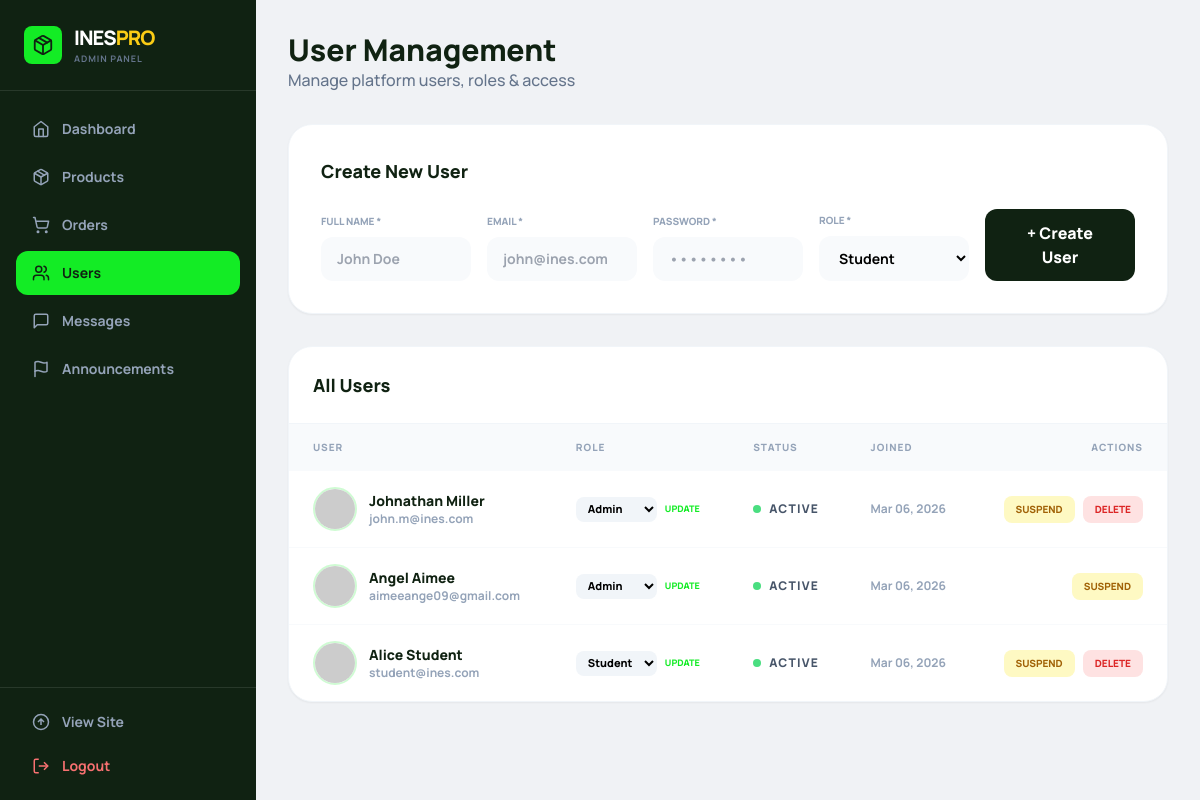
The app's page /users.php (signed in) with its own data.
### tables this page shows
CREATE TABLE `users` (
  `id` int(11) NOT NULL,
  `name` varchar(255) NOT NULL,
  `email` varchar(255) NOT NULL,
  `password` varchar(255) NOT NULL,
  `role` varchar(50) DEFAULT 'Student',
  `status` varchar(50) DEFAULT 'Active',
  `avatar_url` text DEFAULT NULL,
  `created_at` timestamp NOT NULL DEFAULT current_timestamp()
);

### users.php (called while the page is built, shortened)
<?php
require_once 'db.php';
require_once 'mvc/controllers/UserController.php';
$controller = new UserController($conn);
$data = $controller->handleList();
extract($data);
require_once 'mvc/views/users_view.php';
?>

### mvc/controllers/UserController.php (called while the page is built, shortened)
<?php
require_once __DIR__ . '/../models/UserModel.php';
class UserController
{
    private $model;
    public function __construct($db)
    {
        $this->model = new UserModel($db);
    }
    public function handleList()
    {
        $users = $this->model->getAllUsers();
        return compact('users', 'success_msg', 'error_msg');
    }
}
?>

### mvc/models/UserModel.php (called while the page is built, shortened)
<?php
class UserModel
{
    private $db;
    public function __construct($db)
    {
        $this->db = $db;
    }
    public function getAllUsers()
    {
        return $this->db->query("SELECT * FROM users ORDER BY created_at DESC");
    }
}
?>

### mvc/views/users_view.php (the view, shortened to what this page needs)
<!DOCTYPE html>
<html lang="en">
<head>
    <script src="https://cdn.tailwindcss.com"></script>
    <link rel="stylesheet" href="assets/css/style.css">
</head>
<body class="bg-[#f0f2f5] min-h-screen flex" style="font-family:'Manrope',sans-serif">
<?php include __DIR__ . '/partials/admin_sidebar.php'; ?>
<main class="flex-1 overflow-y-auto p-8">
    <div class="flex justify-between items-center mb-8">
        <div>
            <h2 class="text-3xl font-black text-[#102212]">User Management</h2>
            <p class="text-slate-500 font-medium">Manage platform users, roles & access</p>
        </div>
    </div>
    <div class="bg-white rounded-3xl p-8 border border-slate-100 shadow-sm mb-8">
        <h3 class="text-lg font-black text-[#102212] mb-6">Create New User</h3>
        <form method="POST" class="grid grid-cols-1 md:grid-cols-2 lg:grid-cols-5 gap-4 items-end">
            <div>
                <label class="block text-[10px] font-black uppercase text-slate-400 mb-2">Full Name *</label>
                <input type="text" name="name" required class="w-full px-4 py-3 bg-slate-50 rounded-xl text-sm font-bold outline-none focus:ring-2 focus:ring-[#13ec25]/50" placeholder="John Doe">
            </div>
            <div>
                <label class="block text-[10px] font-black uppercase text-slate-400 mb-2">Email *</label>
                <input type="email" name="email" required class="w-full px-4 py-3 bg-slate-50 rounded-xl text-sm font-bold outline-none focus:ring-2 focus:ring-[#13ec25]/50" placeholder="john@ines.com">
            </div>
            <div>
                <label class="block text-[10px] font-black uppercase text-slate-400 mb-2">Password *</label>
                <input type="password" name="password" required class="w-full px-4 py-3 bg-slate-50 rounded-xl text-sm font-bold outline-none focus:ring-2 focus:ring-[#13ec25]/50" placeholder="••••••••">
            </div>
            <div>
                <label class="block text-[10px] font-black uppercase text-slate-400 mb-2">Role *</label>
                <select name="role" class="w-full px-4 py-3 bg-slate-50 rounded-xl text-sm font-bold outline-none focus:ring-2 focus:ring-[#13ec25]/50">
                    <option value="Student">Student</option>
                </select>
            </div>
            <div>
                <button type="submit" name="add_user" class="w-full bg-[#102212] text-white font-black py-3 px-6 rounded-xl hover:bg-[#13ec25] hover:text-[#102212] transition-all">
                    + Create User
                </button>
            </div>
        </form>
    </div>
    <div class="bg-white rounded-3xl border border-slate-100 shadow-sm overflow-hidden">
        <div class="p-6 border-b border-slate-100">
            <h3 class="text-lg font-black text-[#102212]">All Users</h3>
        </div>
        <div class="overflow-x-auto">
            <table class="w-full text-left">
                <thead class="bg-slate-50">
                    <tr>
                        <th class="px-6 py-4 text-[10px] font-black uppercase text-slate-400 tracking-widest">User</th>
                        <th class="px-6 py-4 text-[10px] font-black uppercase text-slate-400 tracking-widest">Role</th>
                        <th class="px-6 py-4 text-[10px] font-black uppercase text-slate-400 tracking-widest">Status</th>
                        <th class="px-6 py-4 text-[10px] font-black uppercase text-slate-400 tracking-widest">Joined</th>
                        <th class="px-6 py-4 text-[10px] font-black uppercase text-slate-400 tracking-widest text-right">Actions</th>
                    </tr>
                </thead>
                <tbody class="divide-y divide-slate-50">
                    <?php while ($user = $users->fetch_assoc()): ?>
                    <tr class="hover:bg-slate-50/50 transition-colors">
                        <td class="px-6 py-4">
                            <div class="flex items-center gap-3">
                                <img src="<?php echo $user['avatar_url'] ?: 'https://i.pravatar.cc/40?u=' . $user['id']; ?>" class="w-11 h-11 rounded-full object-cover border-2 border-[#13ec25]/20" alt="">
                                <div>
                                    <p class="font-black text-sm text-[#102212]"><?php echo $user['name']; ?></p>
                                    <p class="text-xs text-slate-400 font-bold"><?php echo $user['email']; ?></p>
                                </div>
                            </div>
                        </td>
                        <td class="px-6 py-4">
                            <form method="POST" class="flex items-center gap-2">
                                <select name="new_role" class="text-[11px] font-black bg-slate-100 rounded-lg px-2 py-1 outline-none border-none cursor-pointer">
                                    <?php foreach (['Student', 'Admin'] as $roleOpt): ?>
                                    <option value="<?php echo $roleOpt; ?>" <?php echo $user['role'] == $roleOpt ? 'selected' : ''; ?>><?php echo $roleOpt; ?></option>
                                    <?php
    endforeach; ?>
                                </select>
                                <button type="submit" name="change_role" class="text-[9px] font-black text-[#13ec25] hover:underline uppercase">Update</button>
                            </form>
                        </td>
                        <td class="px-6 py-4">
                            <div class="flex items-center gap-2">
                                <div class="w-2 h-2 rounded-full <?php echo $user['status'] == 'Active' ? 'bg-green-400' : 'bg-slate-300'; ?>"></div>
                                <span class="text-xs font-black uppercase tracking-widest text-slate-600"><?php echo $user['status']; ?></span>
                            </div>
                        </td>
                        <td class="px-6 py-4 text-xs font-bold text-slate-400"><?php echo date('M d, Y', strtotime($user['created_at'])); ?></td>
                        <td class="px-6 py-4">
                            <div class="flex justify-end gap-2">
                                <?php if ($user['status'] == 'Active'): ?>
                                <a href="?suspend_id=<?php echo $user['id']; ?>" class="px-3 py-1.5 bg-yellow-100 text-yellow-700 text-[10px] font-black rounded-lg uppercase hover:bg-yellow-200 transition-colors">Suspend</a>
                                <?php
    else: ?>
                                <a href="?activate_id=<?php echo $user['id']; ?>" class="px-3 py-1.5 bg-green-100 text-green-700 text-[10px] font-black rounded-lg uppercase hover:bg-green-200 transition-colors">Activate</a>
                                <?php
    endif; ?>
                                <?php if ($user['id'] != $_SESSION['user_id']): ?>
                                <a href="?delete_id=<?php echo $user['id']; ?>" onclick="return confirm('Delete user <?php echo $user['name']; ?>?')" class="px-3 py-1.5 bg-red-100 text-red-600 text-[10px] font-black rounded-lg uppercase hover:bg-red-200 transition-colors">Delete</a>
                                <?php
    endif; ?>
                            </div>
                        </td>
                    </tr>
                    <?php
endwhile; ?>
                </tbody>
            </table>
        </div>
    </div>
</main>
</body>
</html>

### assets/css/style.css (style rules this page uses)
*, *::before, *::after { transition-property: color, background-color, border-color, transform, box-shadow, opacity; transition-duration: 150ms; transition-timing-function: ease; }

### records on screen
users: name "Johnathan Miller", email "john.m@ines.com", new_role "Admin", status "ACTIVE", created_at "Mar 06, 2026"
users: name "Angel Aimee", email "aimeeange09@gmail.com", new_role "Admin", status "ACTIVE", created_at "Mar 06, 2026"
users: name "Alice Student", email "student@ines.com", new_role "Student", status "ACTIVE", created_at "Mar 06, 2026"

### other values on screen
$label "Dashboard"
$label "Products"
$label "Orders"
$label "Users"
$label "Messages"
$label "Announcements"
